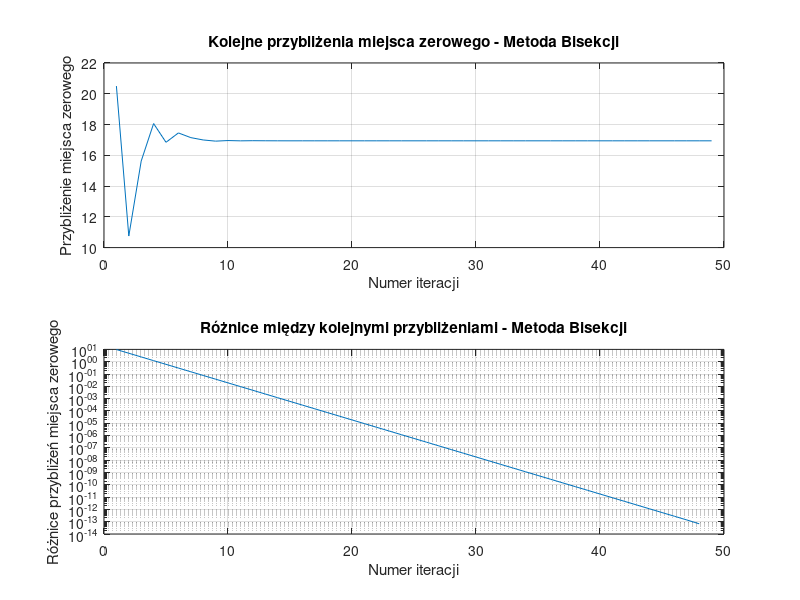

MATLAB code to generate this figure:
function [xvec,xdif,xsolution,ysolution,iterations] = velocity_bisection()
% Wyznacza miejsce zerowe funkcji velocity_difference metodą bisekcji.
% xvec - wektor z kolejnymi przybliżeniami miejsca zerowego, gdzie xvec(1)= (a+b)/2
% xdif - wektor różnic kolejnych przybliżeń miejsca zerowego
%   xdif(i) = abs(xvec(i+1)-xvec(i));
% xsolution - obliczone miejsce zerowe
% ysolution - wartość funkcji velocity_difference wyznaczona dla t=xsolution
% iterations - liczba iteracji wykonana w celu wyznaczenia xsolution

a = 1; % lewa granica przedziału poszukiwań miejsca zerowego
b = 40; % prawa granica przedziału poszukiwań miejsca zerowego
ytolerance = 1e-12; % tolerancja wartości funkcji w przybliżonym miejscu zerowym.
% Warunek abs(f1(xsolution))<ytolerance określa jak blisko zera ma znaleźć
% się wartość funkcji w obliczonym miejscu zerowym funkcji f1(), aby obliczenia
% zostały zakończone.
max_iterations = 1000; % maksymalna liczba iteracji wykonana przez alg. bisekcji

fa = velocity_difference(a);
fb = velocity_difference(b);

xvec = [];
xdif = [];
xsolution = Inf;
ysolution = Inf;
iterations = max_iterations;

for ii=1:max_iterations
    c = (a + b)/2;
    xvec(ii,1) = c;
    fc = velocity_difference(c);
    if(abs(fc)<ytolerance)
         xsolution = c;
         ysolution = fc;
         iterations = ii;
         break
    else 
        if fa * fc < 0
            b = c;
        else
            a = c;
        end
    end

end
    xdif = abs(diff(xvec));

% Tworzenie wspólnego wykresu z dwoma panelami (subplotami)
figure;

% Górny wykres: xvec w skali liniowej
subplot(2,1,1);
plot(1:length(xvec), xvec);
xlabel('Numer iteracji');
ylabel('Przybliżenie miejsca zerowego');
title('Kolejne przybliżenia miejsca zerowego - Metoda Bisekcji');
grid on;

% Dolny wykres: xdif w skali logarytmicznej
subplot(2,1,2);
semilogy(1:length(xdif), xdif);
xlabel('Numer iteracji');
ylabel('Różnice przybliżeń miejsca zerowego');
title('Różnice między kolejnymi przybliżeniami - Metoda Bisekcji');
grid on;

end

function velocity_delta = velocity_difference(t)
% t - czas od startu rakiety
    if t <= 0
        error('Podany czas jest mniejszy lub równy zero.')
    end
    u = 2000;
    m0 = 150000;
    q = 2700;
    g = 1.622;
    M = 700;

    v = u * log(m0 / (m0 - q * t)) - g * t;

    velocity_delta = v - M;

end